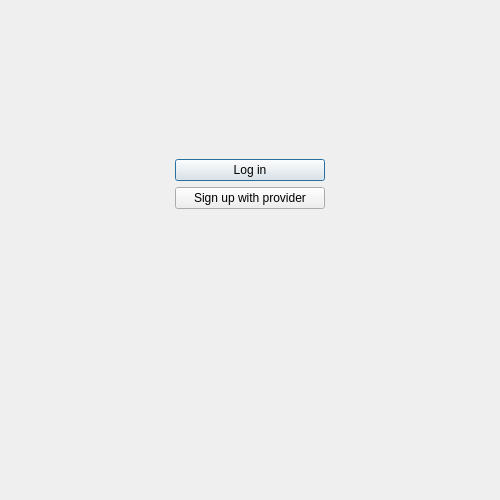
<?xml version="1.0" encoding="UTF-8"?>
<ui version="4.0">
 <class>OCC::WelcomePage</class>
 <widget class="QWidget" name="OCC::WelcomePage">
  <property name="geometry">
   <rect>
    <x>0</x>
    <y>0</y>
    <width>500</width>
    <height>500</height>
   </rect>
  </property>
  <property name="sizePolicy">
   <sizepolicy hsizetype="Preferred" vsizetype="Preferred">
    <horstretch>0</horstretch>
    <verstretch>0</verstretch>
   </sizepolicy>
  </property>
  <property name="windowTitle">
   <string>Form</string>
  </property>
  <layout class="QVBoxLayout" name="verticalLayout_2">
   <item>
    <spacer name="verticalSpacer_3">
     <property name="orientation">
      <enum>Qt::Vertical</enum>
     </property>
     <property name="sizeType">
      <enum>QSizePolicy::Expanding</enum>
     </property>
     <property name="sizeHint" stdset="0">
      <size>
       <width>20</width>
       <height>80</height>
      </size>
     </property>
    </spacer>
   </item>
   <item>
    <layout class="QHBoxLayout" name="horizontalLayout_2">
     <property name="topMargin">
      <number>0</number>
     </property>
     <item>
      <widget class="QPushButton" name="slideShowPreviousButton">
       <property name="maximumSize">
        <size>
         <width>40</width>
         <height>16777215</height>
        </size>
       </property>
       <property name="text">
        <string/>
       </property>
       <property name="autoDefault">
        <bool>false</bool>
       </property>
       <property name="default">
        <bool>false</bool>
       </property>
       <property name="flat">
        <bool>true</bool>
       </property>
      </widget>
     </item>
     <item>
      <widget class="OCC::SlideShow" name="slideShow" native="true">
       <property name="font">
        <font>
         <pointsize>12</pointsize>
         <bold>true</bold>
        </font>
       </property>
      </widget>
     </item>
     <item>
      <widget class="QPushButton" name="slideShowNextButton">
       <property name="maximumSize">
        <size>
         <width>40</width>
         <height>16777215</height>
        </size>
       </property>
       <property name="text">
        <string/>
       </property>
       <property name="autoDefault">
        <bool>false</bool>
       </property>
       <property name="default">
        <bool>false</bool>
       </property>
       <property name="flat">
        <bool>true</bool>
       </property>
      </widget>
     </item>
    </layout>
   </item>
   <item>
    <layout class="QHBoxLayout" name="horizontalLayout">
     <property name="leftMargin">
      <number>0</number>
     </property>
     <property name="topMargin">
      <number>0</number>
     </property>
     <item>
      <spacer name="horizontalSpacer">
       <property name="orientation">
        <enum>Qt::Horizontal</enum>
       </property>
       <property name="sizeHint" stdset="0">
        <size>
         <width>40</width>
         <height>20</height>
        </size>
       </property>
      </spacer>
     </item>
     <item>
      <layout class="QVBoxLayout" name="verticalLayout">
       <property name="topMargin">
        <number>0</number>
       </property>
       <item>
        <spacer name="verticalSpacer">
         <property name="orientation">
          <enum>Qt::Vertical</enum>
         </property>
         <property name="sizeHint" stdset="0">
          <size>
           <width>20</width>
           <height>40</height>
          </size>
         </property>
        </spacer>
       </item>
       <item>
        <widget class="QPushButton" name="loginButton">
         <property name="text">
          <string>Log in</string>
         </property>
         <property name="autoDefault">
          <bool>true</bool>
         </property>
         <property name="default">
          <bool>true</bool>
         </property>
        </widget>
       </item>
       <item>
        <widget class="QPushButton" name="createAccountButton">
         <property name="text">
          <string>Sign up with provider</string>
         </property>
         <property name="autoDefault">
          <bool>true</bool>
         </property>
         <property name="default">
          <bool>false</bool>
         </property>
        </widget>
       </item>
       <item>
        <widget class="OCC::LinkLabel" name="hostYourOwnServerLabel" native="true"/>
       </item>
       <item>
        <widget class="QLabel" name="label">
         <property name="minimumSize">
          <size>
           <width>150</width>
           <height>150</height>
          </size>
         </property>
         <property name="maximumSize">
          <size>
           <width>150</width>
           <height>150</height>
          </size>
         </property>
         <property name="text">
          <string/>
         </property>
        </widget>
       </item>
       <item>
        <spacer name="verticalSpacer_5">
         <property name="orientation">
          <enum>Qt::Vertical</enum>
         </property>
         <property name="sizeHint" stdset="0">
          <size>
           <width>20</width>
           <height>40</height>
          </size>
         </property>
        </spacer>
       </item>
      </layout>
     </item>
     <item>
      <spacer name="horizontalSpacer_2">
       <property name="orientation">
        <enum>Qt::Horizontal</enum>
       </property>
       <property name="sizeHint" stdset="0">
        <size>
         <width>40</width>
         <height>20</height>
        </size>
       </property>
      </spacer>
     </item>
    </layout>
   </item>
   <item>
    <spacer name="verticalSpacer_4">
     <property name="orientation">
      <enum>Qt::Vertical</enum>
     </property>
     <property name="sizeHint" stdset="0">
      <size>
       <width>20</width>
       <height>40</height>
      </size>
     </property>
    </spacer>
   </item>
  </layout>
 </widget>
 <customwidgets>
  <customwidget>
   <class>OCC::SlideShow</class>
   <extends>QWidget</extends>
   <header>wizard/slideshow.h</header>
  </customwidget>
  <customwidget>
   <class>OCC::LinkLabel</class>
   <extends>QWidget</extends>
   <header>wizard/linklabel.h</header>
   <container>1</container>
  </customwidget>
 </customwidgets>
 <resources/>
 <connections/>
</ui>
